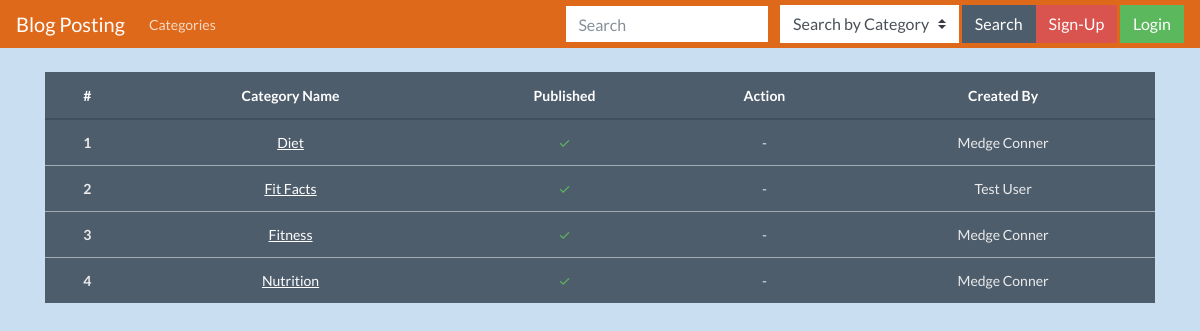
Page /index.php/categories on the committed database.
### tables this page shows
CREATE TABLE `categories` (
  `id` int(10) NOT NULL,
  `title` varchar(255) NOT NULL,
  `created_on` datetime NOT NULL,
  `created_by` int(10) NOT NULL,
  `modified_on` datetime NOT NULL DEFAULT current_timestamp(),
  `modified_by` int(10) NOT NULL,
  `published` enum('0','1') NOT NULL DEFAULT '0'
);

CREATE TABLE `users` (
  `id` int(10) NOT NULL,
  `name` varchar(255) NOT NULL,
  `username` varchar(255) NOT NULL,
  `email` varchar(255) NOT NULL,
  `password` varchar(255) NOT NULL,
  `created_on` datetime NOT NULL
);

### application/controllers/categories.php (called while the page is built, shortened)
<?php
class Categories extends CI_Controller {
	public function __construct(){
        $this->load->model('categories_model');
    }
	public function index(){
		$data['categories'] = $this->categories_model->get_categories();
		$this->load->view('header',array('title'=>'Categories'));
		$this->load->view('categories/index',$data);
		$this->load->view('footer');
	}
}

### index.php (called while the page is built, shortened)
<?php
require_once BASEPATH.'core/CodeIgniter.php';

### application/models/categories_model.php (called while the page is built, shortened)
<?php
class Categories_model extends CI_Model{
	public function get_categories(){
		$this->db->select('c.*,u.name');
		$this->db->order_by('title');
		$this->db->join('users as u','u.id = c.created_by');
		$query = $this->db->get('categories as c');
		return $query->result_array();
	}
	public function get_published_cat(){
		$this->db->select('c.*');
		$this->db->order_by('title');
		$this->db->where('c.published','1');
		$query = $this->db->get('categories as c');
		return $query->result_array();
	}
}

### application/views/categories/index.php (the view, shortened to what this page needs)
<div class="container top-margin">
	<table class="table table-hover">
	  <thead>
	    <tr class="table-dark" align="center">
	      <th scope="col">#</th>
	      <th scope="col">Category Name</th>
	      <th scope="col">Published</th>
	      <th scope="col">Action</th>
	      <th scope="col">Created By</th>
	    </tr>
	  </thead>
	  <tbody>
	  	<?php $i=1; foreach($categories as $category): ?>
		    <tr class="table-secondary" align="center">
		      <th scope="row"><?php echo $i++; ?></th>
		      <td><a href="<?php echo site_url('/categories/blogs/'.$category['id']); ?>"><?php echo $category['title'] ?></a></td>
		      <td><span class="<?php echo $category['published'] ? 'text-success' : 'text-danger'; ?>">&check;</span></td>
		      <td>
		      	<?php if ($this->session->userdata('user_id') == $category['created_by']) : ?>
		      		<button type="button" onclick="deleteCategory(this);" data-delete="<?php echo base64_encode($category['id']); ?>" class="btn btn-outline-primary" title="Delete">
				        <svg width="1em" height="1em" viewBox="0 0 16 16" class="bi bi-trash" fill="currentColor" xmlns="http://www.w3.org/2000/svg">
					  		<path d="M5.5 5.5A.5.5 0 0 1 6 6v6a.5.5 0 0 1-1 0V6a.5.5 0 0 1 .5-.5zm2.5 0a.5.5 0 0 1 .5.5v6a.5.5 0 0 1-1 0V6a.5.5 0 0 1 .5-.5zm3 .5a.5.5 0 0 0-1 0v6a.5.5 0 0 0 1 0V6z"></path>
					  		<path fill-rule="evenodd" d="M14.5 3a1 1 0 0 1-1 1H13v9a2 2 0 0 1-2 2H5a2 2 0 0 1-2-2V4h-.5a1 1 0 0 1-1-1V2a1 1 0 0 1 1-1H6a1 1 0 0 1 1-1h2a1 1 0 0 1 1 1h3.5a1 1 0 0 1 1 1v1zM4.118 4L4 4.059V13a1 1 0 0 0 1 1h6a1 1 0 0 0 1-1V4.059L11.882 4H4.118zM2.5 3V2h11v1h-11z"></path>
						</svg>
        			</button>
        			<button type="button" onclick="editCategory(this);" data-edit="<?php echo base64_encode($category['id']); ?>" class="btn btn-outline-primary" data-published="<?php echo $category['published'] ?>" title="Edit" >
			        	<svg width="1em" height="1em" viewBox="0 0 16 16" class="bi bi-pen" fill="currentColor" xmlns="http://www.w3.org/2000/svg">
					  		<path fill-rule="evenodd" d="M13.498.795l.149-.149a1.207 1.207 0 1 1 1.707 1.708l-.149.148a1.5 1.5 0 0 1-.059 2.059L4.854 14.854a.5.5 0 0 1-.233.131l-4 1a.5.5 0 0 1-.606-.606l1-4a.5.5 0 0 1 .131-.232l9.642-9.642a.5.5 0 0 0-.642.056L6.854 4.854a.5.5 0 1 1-.708-.708L9.44.854A1.5 1.5 0 0 1 11.5.796a1.5 1.5 0 0 1 1.998-.001zm-.644.766a.5.5 0 0 0-.707 0L1.95 11.756l-.764 3.057 3.057-.764L14.44 3.854a.5.5 0 0 0 0-.708l-1.585-1.585z"></path>
					</svg>
			        </button>
		      	<?php else: ?>
		      		-
		      	<?php endif; ?>
		      	</td>
		      	<td><?php echo $category['name']; ?></td>
		    </tr>
		<?php endforeach?>
		</tbody>
	</table>
</div>

### application/assets/css/style.css (style rules this page uses)
html,body { background-color: #cadef1 !important; background-size: cover; background-repeat: no-repeat; background-attachment: fixed; height: 100%; font-family: 'Numans', sans-serif; }
.top-margin { padding-top: 72px !important; }

### rows in the picture
categories: title "Diet", users.name "Medge Conner"
categories: title "Fit Facts", users.name "Test User"
categories: title "Fitness", users.name "Medge Conner"
categories: title "Nutrition", users.name "Medge Conner"
